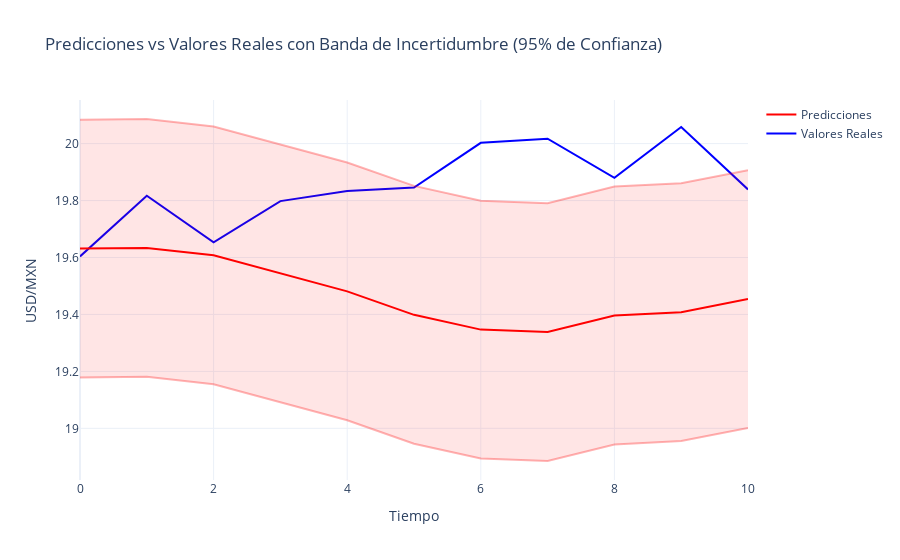

The code cell stored with this chart in its notebook:
### Code cell
# Visualizar predicciones con área de incertidumbre
actual_values = model_engineer.scalers['target'].inverse_transform(test_data['y'])

fig = go.Figure()
fig.add_trace(go.Scatter(
    x=np.arange(len(actual_values)),
    y=actual_values.flatten(),
    mode='lines',
    name='Valores Reales',
    line=dict(color='blue')
))

fig.add_trace(go.Scatter(
    x=np.arange(len(predictions)),
    y=predictions.flatten(),
    mode='lines',
    name='Predicciones',
    line=dict(color='red')
))

# Agregar banda de incertidumbre
prediction_std = np.std(predictions.flatten() - actual_values.flatten())
upper_bound = predictions.flatten() + (prediction_std * 1.96)  # Ajustar la incertidumbre al 95% de confianza
lower_bound = predictions.flatten() - (prediction_std * 1.96)

fig.add_trace(go.Scatter(
    x=np.arange(len(predictions)),
    y=upper_bound,
    mode='lines',
    name='Límite Superior',
    line=dict(color='rgba(255, 0, 0, 0.3)'),
    showlegend=False
))

fig.add_trace(go.Scatter(
    x=np.arange(len(predictions)),
    y=lower_bound,
    mode='lines',
    name='Límite Inferior',
    line=dict(color='rgba(255, 0, 0, 0.3)'),
    fill='tonexty',
    fillcolor='rgba(255, 0, 0, 0.1)',
    showlegend=False
))

fig.update_layout(
    title='Predicciones vs Valores Reales con Banda de Incertidumbre (95% de Confianza)',
    xaxis_title='Tiempo',
    yaxis_title='USD/MXN',
    template='plotly_white'
)

fig.show()

### Figure 1 — Plotly figure (JSON) as saved in the notebook; plotly's stock layout.template omitted (floating-point values rounded to 4 significant figures)
{"data": [{"line": {"color": "blue"}, "mode": "lines", "name": "Valores Reales", "type": "scatter", "x": [0, 1, 2, 3, 4, 5, 6, 7, 8, 9, 10], "y": [19.6, 19.82, 19.65, 19.8, 19.83, 19.85, 20.0, 20.02, 19.88, 20.06, 19.84]}, {"line": {"color": "red"}, "mode": "lines", "name": "Predicciones", "type": "scatter", "x": [0, 1, 2, 3, 4, 5, 6, 7, 8, 9, 10], "y": [19.63, 19.63, 19.61, 19.54, 19.48, 19.4, 19.35, 19.34, 19.4, 19.41, 19.45]}, {"line": {"color": "rgba(255, 0, 0, 0.3)"}, "mode": "lines", "name": "Límite Superior", "showlegend": false, "type": "scatter", "x": [0, 1, 2, 3, 4, 5, 6, 7, 8, 9, 10], "y": [20.08, 20.09, 20.06, 20.0, 19.93, 19.85, 19.8, 19.79, 19.85, 19.86, 19.91]}, {"fill": "tonexty", "fillcolor": "rgba(255, 0, 0, 0.1)", "line": {"color": "rgba(255, 0, 0, 0.3)"}, "mode": "lines", "name": "Límite Inferior", "showlegend": false, "type": "scatter", "x": [0, 1, 2, 3, 4, 5, 6, 7, 8, 9, 10], "y": [19.18, 19.18, 19.15, 19.09, 19.03, 18.95, 18.89, 18.89, 18.94, 18.96, 19.0]}], "layout": {"title": {"text": "Predicciones vs Valores Reales con Banda de Incertidumbre (95% de Confianza)"}, "xaxis": {"title": {"text": "Tiempo"}}, "yaxis": {"title": {"text": "USD/MXN"}}}}
